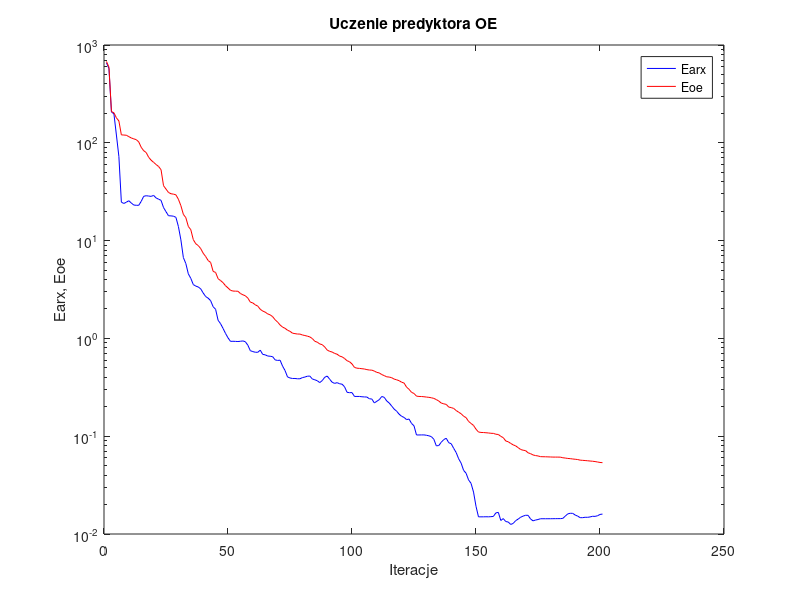
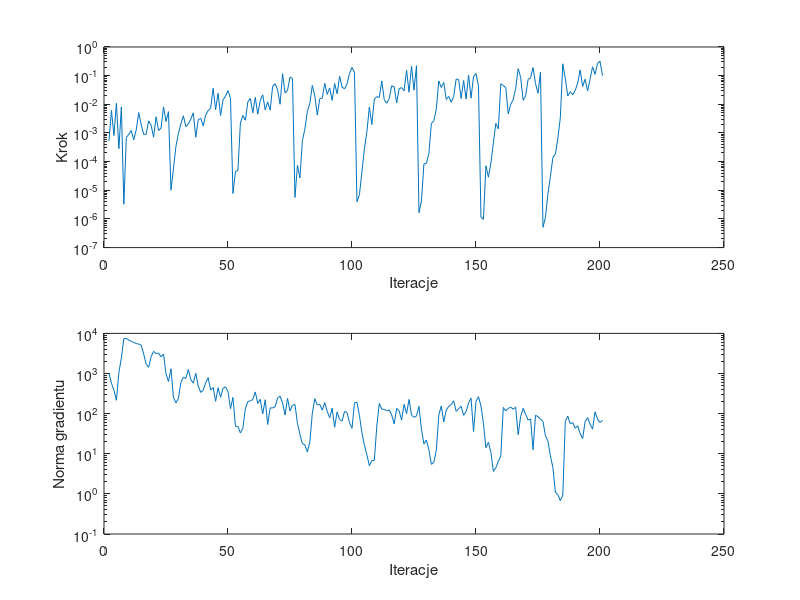

Write the MATLAB code that produced these figures, in order.
%uczenie predyktora oe
clear all;
n=0; farx(n+1)=6.571627e+002; foe(n+1)=6.785848e+002; wspucz(n+1)=0.000000e+000; ng(n+1)=0.000000e+000;
%odnowa zmiennej metryki
n=1; farx(n+1)=5.734753e+002; foe(n+1)=5.936772e+002; krok(n+1)=5.228189e-004; ng(n+1)=1.014956e+003;
n=2; farx(n+1)=2.067581e+002; foe(n+1)=2.090785e+002; krok(n+1)=6.099924e-003; ng(n+1)=5.767023e+002;
n=3; farx(n+1)=1.977395e+002; foe(n+1)=2.026070e+002; krok(n+1)=8.058731e-004; ng(n+1)=3.819039e+002;
n=4; farx(n+1)=1.201037e+002; foe(n+1)=1.799454e+002; krok(n+1)=1.086709e-002; ng(n+1)=2.149347e+002;
n=5; farx(n+1)=7.240802e+001; foe(n+1)=1.672434e+002; krok(n+1)=2.828298e-004; ng(n+1)=1.064449e+003;
n=6; farx(n+1)=2.470900e+001; foe(n+1)=1.205349e+002; krok(n+1)=8.101269e-003; ng(n+1)=2.431799e+003;
n=7; farx(n+1)=2.398377e+001; foe(n+1)=1.200654e+002; krok(n+1)=3.260848e-006; ng(n+1)=7.372367e+003;
n=8; farx(n+1)=2.468991e+001; foe(n+1)=1.194790e+002; krok(n+1)=6.946998e-004; ng(n+1)=7.499746e+003;
n=9; farx(n+1)=2.556615e+001; foe(n+1)=1.156242e+002; krok(n+1)=8.921492e-004; ng(n+1)=6.797162e+003;
n=10; farx(n+1)=2.424547e+001; foe(n+1)=1.120867e+002; krok(n+1)=1.211265e-003; ng(n+1)=6.328467e+003;
n=11; farx(n+1)=2.310493e+001; foe(n+1)=1.097154e+002; krok(n+1)=5.792497e-004; ng(n+1)=5.937908e+003;
n=12; farx(n+1)=2.297183e+001; foe(n+1)=1.077092e+002; krok(n+1)=1.284763e-003; ng(n+1)=5.587842e+003;
n=13; farx(n+1)=2.294282e+001; foe(n+1)=1.022244e+002; krok(n+1)=5.167850e-003; ng(n+1)=5.422506e+003;
n=14; farx(n+1)=2.518573e+001; foe(n+1)=8.999526e+001; krok(n+1)=1.940831e-003; ng(n+1)=5.083412e+003;
n=15; farx(n+1)=2.837580e+001; foe(n+1)=8.297543e+001; krok(n+1)=8.898758e-004; ng(n+1)=3.055154e+003;
n=16; farx(n+1)=2.876189e+001; foe(n+1)=7.959532e+001; krok(n+1)=9.064776e-004; ng(n+1)=1.693687e+003;
n=17; farx(n+1)=2.855204e+001; foe(n+1)=7.116586e+001; krok(n+1)=2.651602e-003; ng(n+1)=1.432203e+003;
n=18; farx(n+1)=2.832334e+001; foe(n+1)=6.638961e+001; krok(n+1)=1.852419e-003; ng(n+1)=2.628082e+003;
n=19; farx(n+1)=2.898192e+001; foe(n+1)=6.313278e+001; krok(n+1)=7.138862e-004; ng(n+1)=3.556150e+003;
n=20; farx(n+1)=2.732213e+001; foe(n+1)=5.998235e+001; krok(n+1)=3.683227e-003; ng(n+1)=3.142848e+003;
n=21; farx(n+1)=2.652165e+001; foe(n+1)=5.725372e+001; krok(n+1)=1.220049e-003; ng(n+1)=3.238800e+003;
n=22; farx(n+1)=2.581321e+001; foe(n+1)=5.310369e+001; krok(n+1)=1.471967e-003; ng(n+1)=2.608999e+003;
n=23; farx(n+1)=2.177271e+001; foe(n+1)=3.644922e+001; krok(n+1)=8.130648e-003; ng(n+1)=3.064701e+003;
n=24; farx(n+1)=1.975665e+001; foe(n+1)=3.363980e+001; krok(n+1)=2.521493e-003; ng(n+1)=9.769154e+002;
n=25; farx(n+1)=1.795882e+001; foe(n+1)=3.106845e+001; krok(n+1)=5.548179e-003; ng(n+1)=6.297982e+002;
%odnowa zmiennej metryki
n=26; farx(n+1)=1.789736e+001; foe(n+1)=3.013650e+001; krok(n+1)=1.008355e-005; ng(n+1)=1.316986e+003;
n=27; farx(n+1)=1.777335e+001; foe(n+1)=2.986283e+001; krok(n+1)=5.665485e-005; ng(n+1)=2.567152e+002;
n=28; farx(n+1)=1.729447e+001; foe(n+1)=2.936396e+001; krok(n+1)=3.395966e-004; ng(n+1)=1.847068e+002;
n=29; farx(n+1)=1.392649e+001; foe(n+1)=2.646777e+001; krok(n+1)=9.640930e-004; ng(n+1)=2.389505e+002;
n=30; farx(n+1)=1.018237e+001; foe(n+1)=2.276043e+001; krok(n+1)=2.092139e-003; ng(n+1)=6.008063e+002;
n=31; farx(n+1)=6.710251e+000; foe(n+1)=1.855345e+001; krok(n+1)=3.985480e-003; ng(n+1)=8.133074e+002;
n=32; farx(n+1)=5.823643e+000; foe(n+1)=1.716060e+001; krok(n+1)=1.651908e-003; ng(n+1)=7.506139e+002;
n=33; farx(n+1)=4.573069e+000; foe(n+1)=1.395735e+001; krok(n+1)=2.075244e-003; ng(n+1)=1.261638e+003;
n=34; farx(n+1)=4.109722e+000; foe(n+1)=1.292409e+001; krok(n+1)=3.023106e-003; ng(n+1)=7.058214e+002;
n=35; farx(n+1)=3.553403e+000; foe(n+1)=1.023872e+001; krok(n+1)=5.038654e-003; ng(n+1)=5.752634e+002;
n=36; farx(n+1)=3.425117e+000; foe(n+1)=9.283320e+000; krok(n+1)=7.101242e-004; ng(n+1)=1.009482e+003;
n=37; farx(n+1)=3.357393e+000; foe(n+1)=8.897594e+000; krok(n+1)=2.909519e-003; ng(n+1)=4.853840e+002;
n=38; farx(n+1)=3.209244e+000; foe(n+1)=8.275749e+000; krok(n+1)=3.263302e-003; ng(n+1)=3.388154e+002;
n=39; farx(n+1)=2.913523e+000; foe(n+1)=7.425796e+000; krok(n+1)=1.772228e-003; ng(n+1)=3.854720e+002;
n=40; farx(n+1)=2.678308e+000; foe(n+1)=6.872845e+000; krok(n+1)=4.201739e-003; ng(n+1)=5.860758e+002;
n=41; farx(n+1)=2.578400e+000; foe(n+1)=6.250074e+000; krok(n+1)=6.065270e-003; ng(n+1)=7.941223e+002;
n=42; farx(n+1)=2.430002e+000; foe(n+1)=5.978447e+000; krok(n+1)=7.314625e-003; ng(n+1)=3.870043e+002;
n=43; farx(n+1)=2.109197e+000; foe(n+1)=4.845243e+000; krok(n+1)=3.631321e-002; ng(n+1)=4.502855e+002;
n=44; farx(n+1)=1.984002e+000; foe(n+1)=4.725406e+000; krok(n+1)=6.480489e-003; ng(n+1)=2.031724e+002;
n=45; farx(n+1)=1.532868e+000; foe(n+1)=4.078790e+000; krok(n+1)=2.440235e-002; ng(n+1)=4.430110e+002;
n=46; farx(n+1)=1.413923e+000; foe(n+1)=3.902533e+000; krok(n+1)=4.054150e-003; ng(n+1)=2.551748e+002;
n=47; farx(n+1)=1.265412e+000; foe(n+1)=3.714801e+000; krok(n+1)=1.433719e-002; ng(n+1)=4.288558e+002;
n=48; farx(n+1)=1.124143e+000; foe(n+1)=3.456179e+000; krok(n+1)=1.941426e-002; ng(n+1)=4.648208e+002;
n=49; farx(n+1)=1.013790e+000; foe(n+1)=3.281271e+000; krok(n+1)=3.022871e-002; ng(n+1)=3.527842e+002;
n=50; farx(n+1)=9.327778e-001; foe(n+1)=3.103616e+000; krok(n+1)=1.605804e-002; ng(n+1)=1.331142e+002;
%odnowa zmiennej metryki
n=51; farx(n+1)=9.346479e-001; foe(n+1)=3.048333e+000; krok(n+1)=7.698578e-006; ng(n+1)=2.531095e+002;
n=52; farx(n+1)=9.321516e-001; foe(n+1)=3.041128e+000; krok(n+1)=4.506169e-005; ng(n+1)=4.814424e+001;
n=53; farx(n+1)=9.293303e-001; foe(n+1)=3.034778e+000; krok(n+1)=4.963293e-005; ng(n+1)=4.825689e+001;
n=54; farx(n+1)=9.344525e-001; foe(n+1)=2.877935e+000; krok(n+1)=2.213894e-003; ng(n+1)=3.292701e+001;
n=55; farx(n+1)=9.428157e-001; foe(n+1)=2.793106e+000; krok(n+1)=4.080593e-003; ng(n+1)=4.368290e+001;
n=56; farx(n+1)=9.240764e-001; foe(n+1)=2.727279e+000; krok(n+1)=2.778799e-003; ng(n+1)=1.320145e+002;
n=57; farx(n+1)=8.520305e-001; foe(n+1)=2.583317e+000; krok(n+1)=1.226153e-002; ng(n+1)=2.002160e+002;
n=58; farx(n+1)=7.493393e-001; foe(n+1)=2.349588e+000; krok(n+1)=1.596372e-002; ng(n+1)=2.082097e+002;
n=59; farx(n+1)=7.331146e-001; foe(n+1)=2.305712e+000; krok(n+1)=5.062842e-003; ng(n+1)=2.242906e+002;
n=60; farx(n+1)=7.221544e-001; foe(n+1)=2.204909e+000; krok(n+1)=1.740861e-002; ng(n+1)=3.477505e+002;
n=61; farx(n+1)=7.207871e-001; foe(n+1)=2.139115e+000; krok(n+1)=4.515039e-003; ng(n+1)=1.799058e+002;
n=62; farx(n+1)=7.584433e-001; foe(n+1)=1.985867e+000; krok(n+1)=1.376948e-002; ng(n+1)=2.279164e+002;
n=63; farx(n+1)=6.862984e-001; foe(n+1)=1.902980e+000; krok(n+1)=2.142359e-002; ng(n+1)=9.855212e+001;
n=64; farx(n+1)=6.793436e-001; foe(n+1)=1.856409e+000; krok(n+1)=6.349841e-003; ng(n+1)=2.220965e+002;
n=65; farx(n+1)=6.606414e-001; foe(n+1)=1.780578e+000; krok(n+1)=1.214548e-002; ng(n+1)=5.366852e+001;
n=66; farx(n+1)=6.570722e-001; foe(n+1)=1.741404e+000; krok(n+1)=6.256921e-003; ng(n+1)=1.387060e+002;
n=67; farx(n+1)=6.503562e-001; foe(n+1)=1.668180e+000; krok(n+1)=4.236083e-002; ng(n+1)=1.388404e+002;
n=68; farx(n+1)=6.034279e-001; foe(n+1)=1.551070e+000; krok(n+1)=5.234463e-002; ng(n+1)=1.490124e+002;
n=69; farx(n+1)=5.951439e-001; foe(n+1)=1.467889e+000; krok(n+1)=3.192743e-002; ng(n+1)=2.469119e+002;
n=70; farx(n+1)=5.987312e-001; foe(n+1)=1.372463e+000; krok(n+1)=1.004414e-002; ng(n+1)=2.719535e+002;
n=71; farx(n+1)=5.209925e-001; foe(n+1)=1.304374e+000; krok(n+1)=1.171506e-001; ng(n+1)=1.858802e+002;
n=72; farx(n+1)=4.690765e-001; foe(n+1)=1.268404e+000; krok(n+1)=2.476948e-002; ng(n+1)=9.206065e+001;
n=73; farx(n+1)=4.036852e-001; foe(n+1)=1.212369e+000; krok(n+1)=3.081734e-002; ng(n+1)=2.398711e+002;
n=74; farx(n+1)=3.938067e-001; foe(n+1)=1.180972e+000; krok(n+1)=8.877087e-002; ng(n+1)=1.169907e+002;
n=75; farx(n+1)=3.892169e-001; foe(n+1)=1.131003e+000; krok(n+1)=7.959957e-002; ng(n+1)=1.609652e+002;
%odnowa zmiennej metryki
n=76; farx(n+1)=3.892492e-001; foe(n+1)=1.119106e+000; krok(n+1)=5.637963e-006; ng(n+1)=1.695811e+002;
n=77; farx(n+1)=3.865452e-001; foe(n+1)=1.108277e+000; krok(n+1)=7.481366e-005; ng(n+1)=5.744347e+001;
n=78; farx(n+1)=3.864198e-001; foe(n+1)=1.107312e+000; krok(n+1)=2.703468e-005; ng(n+1)=3.058420e+001;
n=79; farx(n+1)=3.973656e-001; foe(n+1)=1.084589e+000; krok(n+1)=5.469456e-004; ng(n+1)=1.781955e+001;
n=80; farx(n+1)=4.025620e-001; foe(n+1)=1.069789e+000; krok(n+1)=1.353531e-003; ng(n+1)=1.684971e+001;
n=81; farx(n+1)=4.106087e-001; foe(n+1)=1.054591e+000; krok(n+1)=5.682045e-003; ng(n+1)=1.104718e+001;
n=82; farx(n+1)=4.120204e-001; foe(n+1)=1.035408e+000; krok(n+1)=1.071180e-002; ng(n+1)=1.982602e+001;
n=83; farx(n+1)=3.845453e-001; foe(n+1)=9.965465e-001; krok(n+1)=4.568872e-002; ng(n+1)=1.021516e+002;
n=84; farx(n+1)=3.774624e-001; foe(n+1)=9.346552e-001; krok(n+1)=1.971968e-002; ng(n+1)=2.360638e+002;
n=85; farx(n+1)=3.690152e-001; foe(n+1)=9.147125e-001; krok(n+1)=4.191618e-003; ng(n+1)=1.649673e+002;
n=86; farx(n+1)=3.534490e-001; foe(n+1)=8.774553e-001; krok(n+1)=1.564801e-002; ng(n+1)=1.713359e+002;
n=87; farx(n+1)=3.703161e-001; foe(n+1)=8.627895e-001; krok(n+1)=1.640492e-002; ng(n+1)=1.220558e+002;
n=88; farx(n+1)=4.004773e-001; foe(n+1)=8.171890e-001; krok(n+1)=5.397089e-002; ng(n+1)=1.886575e+002;
n=89; farx(n+1)=4.121037e-001; foe(n+1)=7.600952e-001; krok(n+1)=2.219272e-002; ng(n+1)=1.142841e+002;
n=90; farx(n+1)=3.823467e-001; foe(n+1)=7.371409e-001; krok(n+1)=3.731451e-002; ng(n+1)=7.880320e+001;
n=91; farx(n+1)=3.560284e-001; foe(n+1)=7.258317e-001; krok(n+1)=1.363820e-002; ng(n+1)=1.368140e+002;
n=92; farx(n+1)=3.468459e-001; foe(n+1)=7.019182e-001; krok(n+1)=5.285294e-002; ng(n+1)=4.562742e+001;
n=93; farx(n+1)=3.527176e-001; foe(n+1)=6.894337e-001; krok(n+1)=2.331822e-002; ng(n+1)=1.108749e+002;
n=94; farx(n+1)=3.437628e-001; foe(n+1)=6.594528e-001; krok(n+1)=9.515193e-002; ng(n+1)=7.149931e+001;
n=95; farx(n+1)=3.402560e-001; foe(n+1)=6.481404e-001; krok(n+1)=3.979978e-002; ng(n+1)=6.523397e+001;
n=96; farx(n+1)=3.199301e-001; foe(n+1)=6.230862e-001; krok(n+1)=3.450322e-002; ng(n+1)=1.144700e+002;
n=97; farx(n+1)=2.810616e-001; foe(n+1)=5.915023e-001; krok(n+1)=5.184392e-002; ng(n+1)=1.064670e+002;
n=98; farx(n+1)=2.786385e-001; foe(n+1)=5.773028e-001; krok(n+1)=1.200783e-001; ng(n+1)=5.956461e+001;
n=99; farx(n+1)=2.791967e-001; foe(n+1)=5.482753e-001; krok(n+1)=1.942977e-001; ng(n+1)=4.307321e+001;
n=100; farx(n+1)=2.549549e-001; foe(n+1)=5.051498e-001; krok(n+1)=1.284644e-001; ng(n+1)=1.862298e+002;
%odnowa zmiennej metryki
n=101; farx(n+1)=2.550435e-001; foe(n+1)=4.958960e-001; krok(n+1)=3.982079e-006; ng(n+1)=1.912220e+002;
n=102; farx(n+1)=2.549926e-001; foe(n+1)=4.935574e-001; krok(n+1)=7.058032e-006; ng(n+1)=9.028060e+001;
n=103; farx(n+1)=2.531441e-001; foe(n+1)=4.898313e-001; krok(n+1)=4.439098e-005; ng(n+1)=3.303691e+001;
n=104; farx(n+1)=2.520150e-001; foe(n+1)=4.865859e-001; krok(n+1)=2.817596e-004; ng(n+1)=1.641154e+001;
n=105; farx(n+1)=2.515871e-001; foe(n+1)=4.796183e-001; krok(n+1)=1.093891e-003; ng(n+1)=9.365048e+000;
n=106; farx(n+1)=2.413862e-001; foe(n+1)=4.749781e-001; krok(n+1)=8.017859e-003; ng(n+1)=5.035727e+000;
n=107; farx(n+1)=2.400407e-001; foe(n+1)=4.736337e-001; krok(n+1)=1.959374e-003; ng(n+1)=6.772106e+000;
n=108; farx(n+1)=2.187845e-001; foe(n+1)=4.632801e-001; krok(n+1)=1.536047e-002; ng(n+1)=6.853017e+000;
n=109; farx(n+1)=2.275517e-001; foe(n+1)=4.494583e-001; krok(n+1)=1.844475e-002; ng(n+1)=4.903509e+001;
n=110; farx(n+1)=2.362525e-001; foe(n+1)=4.437628e-001; krok(n+1)=1.748904e-002; ng(n+1)=1.802120e+002;
n=111; farx(n+1)=2.548373e-001; foe(n+1)=4.267034e-001; krok(n+1)=6.561970e-002; ng(n+1)=1.295986e+002;
n=112; farx(n+1)=2.497349e-001; foe(n+1)=4.164291e-001; krok(n+1)=1.450364e-002; ng(n+1)=1.275736e+002;
n=113; farx(n+1)=2.292230e-001; foe(n+1)=4.048122e-001; krok(n+1)=1.086709e-002; ng(n+1)=1.188047e+002;
n=114; farx(n+1)=2.185847e-001; foe(n+1)=4.024702e-001; krok(n+1)=1.586441e-002; ng(n+1)=1.233126e+002;
n=115; farx(n+1)=2.033926e-001; foe(n+1)=3.964177e-001; krok(n+1)=4.438543e-002; ng(n+1)=9.303140e+001;
n=116; farx(n+1)=1.893400e-001; foe(n+1)=3.836603e-001; krok(n+1)=4.086147e-002; ng(n+1)=5.573833e+001;
n=117; farx(n+1)=1.801366e-001; foe(n+1)=3.772507e-001; krok(n+1)=1.109636e-002; ng(n+1)=1.357191e+002;
n=118; farx(n+1)=1.679333e-001; foe(n+1)=3.693952e-001; krok(n+1)=3.500452e-002; ng(n+1)=1.178435e+002;
n=119; farx(n+1)=1.598572e-001; foe(n+1)=3.565946e-001; krok(n+1)=3.830459e-002; ng(n+1)=6.906970e+001;
n=120; farx(n+1)=1.555989e-001; foe(n+1)=3.495306e-001; krok(n+1)=2.936823e-002; ng(n+1)=1.706816e+002;
n=121; farx(n+1)=1.477354e-001; foe(n+1)=3.174852e-001; krok(n+1)=1.538927e-001; ng(n+1)=9.985015e+001;
n=122; farx(n+1)=1.497639e-001; foe(n+1)=3.016605e-001; krok(n+1)=2.643052e-002; ng(n+1)=2.259098e+002;
n=123; farx(n+1)=1.351620e-001; foe(n+1)=2.809564e-001; krok(n+1)=2.134155e-001; ng(n+1)=9.150222e+001;
n=124; farx(n+1)=1.277770e-001; foe(n+1)=2.734718e-001; krok(n+1)=3.126305e-002; ng(n+1)=8.096694e+001;
n=125; farx(n+1)=1.029387e-001; foe(n+1)=2.568696e-001; krok(n+1)=2.221265e-001; ng(n+1)=8.687782e+001;
%odnowa zmiennej metryki
n=126; farx(n+1)=1.029826e-001; foe(n+1)=2.549769e-001; krok(n+1)=1.655061e-006; ng(n+1)=1.519815e+002;
n=127; farx(n+1)=1.030422e-001; foe(n+1)=2.546560e-001; krok(n+1)=4.233048e-006; ng(n+1)=4.081556e+001;
n=128; farx(n+1)=1.031206e-001; foe(n+1)=2.532219e-001; krok(n+1)=8.312662e-005; ng(n+1)=1.747824e+001;
n=129; farx(n+1)=1.022329e-001; foe(n+1)=2.513370e-001; krok(n+1)=8.683747e-005; ng(n+1)=2.185218e+001;
n=130; farx(n+1)=1.009267e-001; foe(n+1)=2.496337e-001; krok(n+1)=1.915864e-004; ng(n+1)=1.258436e+001;
n=131; farx(n+1)=9.898424e-002; foe(n+1)=2.472204e-001; krok(n+1)=2.144917e-003; ng(n+1)=5.445464e+000;
n=132; farx(n+1)=9.307514e-002; foe(n+1)=2.435101e-001; krok(n+1)=2.660052e-003; ng(n+1)=6.105912e+000;
n=133; farx(n+1)=7.966746e-002; foe(n+1)=2.368725e-001; krok(n+1)=6.832143e-003; ng(n+1)=1.229714e+001;
n=134; farx(n+1)=8.028710e-002; foe(n+1)=2.286465e-001; krok(n+1)=6.539800e-002; ng(n+1)=9.188845e+001;
n=135; farx(n+1)=8.683816e-002; foe(n+1)=2.181793e-001; krok(n+1)=3.850210e-002; ng(n+1)=1.554818e+002;
n=136; farx(n+1)=9.231043e-002; foe(n+1)=2.142838e-001; krok(n+1)=5.801457e-002; ng(n+1)=6.194837e+001;
n=137; farx(n+1)=9.532440e-002; foe(n+1)=2.114657e-001; krok(n+1)=1.477175e-002; ng(n+1)=1.226391e+002;
n=138; farx(n+1)=8.579498e-002; foe(n+1)=1.985465e-001; krok(n+1)=1.881905e-002; ng(n+1)=1.522198e+002;
n=139; farx(n+1)=8.373827e-002; foe(n+1)=1.961603e-001; krok(n+1)=1.181377e-002; ng(n+1)=1.667913e+002;
n=140; farx(n+1)=7.518868e-002; foe(n+1)=1.922773e-001; krok(n+1)=1.861441e-002; ng(n+1)=2.090913e+002;
n=141; farx(n+1)=6.807550e-002; foe(n+1)=1.830645e-001; krok(n+1)=7.641651e-002; ng(n+1)=1.139586e+002;
n=142; farx(n+1)=5.882357e-002; foe(n+1)=1.759623e-001; krok(n+1)=7.301859e-002; ng(n+1)=1.319652e+002;
n=143; farx(n+1)=5.302874e-002; foe(n+1)=1.696405e-001; krok(n+1)=1.589439e-002; ng(n+1)=1.530738e+002;
n=144; farx(n+1)=4.476047e-002; foe(n+1)=1.601140e-001; krok(n+1)=6.774452e-002; ng(n+1)=9.065657e+001;
n=145; farx(n+1)=4.180422e-002; foe(n+1)=1.548304e-001; krok(n+1)=1.525498e-002; ng(n+1)=1.130713e+002;
n=146; farx(n+1)=3.575308e-002; foe(n+1)=1.417292e-001; krok(n+1)=1.036878e-001; ng(n+1)=1.829045e+002;
n=147; farx(n+1)=3.295815e-002; foe(n+1)=1.349985e-001; krok(n+1)=1.650423e-002; ng(n+1)=2.436751e+002;
n=148; farx(n+1)=2.684515e-002; foe(n+1)=1.288836e-001; krok(n+1)=9.358032e-002; ng(n+1)=3.578342e+001;
n=149; farx(n+1)=1.919655e-002; foe(n+1)=1.179537e-001; krok(n+1)=1.196783e-001; ng(n+1)=2.010181e+002;
n=150; farx(n+1)=1.497881e-002; foe(n+1)=1.103986e-001; krok(n+1)=4.294671e-002; ng(n+1)=2.648349e+002;
%odnowa zmiennej metryki
n=151; farx(n+1)=1.498171e-002; foe(n+1)=1.092462e-001; krok(n+1)=1.140693e-006; ng(n+1)=1.547992e+002;
n=152; farx(n+1)=1.498490e-002; foe(n+1)=1.090495e-001; krok(n+1)=9.701163e-007; ng(n+1)=5.608890e+001;
n=153; farx(n+1)=1.500986e-002; foe(n+1)=1.084920e-001; krok(n+1)=7.168025e-005; ng(n+1)=1.407984e+001;
n=154; farx(n+1)=1.498500e-002; foe(n+1)=1.079428e-001; krok(n+1)=2.867992e-005; ng(n+1)=1.930411e+001;
n=155; farx(n+1)=1.504315e-002; foe(n+1)=1.071181e-001; krok(n+1)=8.923578e-005; ng(n+1)=1.087199e+001;
n=156; farx(n+1)=1.512253e-002; foe(n+1)=1.068611e-001; krok(n+1)=4.532388e-004; ng(n+1)=3.619601e+000;
n=157; farx(n+1)=1.643400e-002; foe(n+1)=1.047414e-001; krok(n+1)=2.156451e-003; ng(n+1)=4.476671e+000;
n=158; farx(n+1)=1.664945e-002; foe(n+1)=1.041591e-001; krok(n+1)=1.387045e-003; ng(n+1)=6.509314e+000;
n=159; farx(n+1)=1.375316e-002; foe(n+1)=9.965203e-002; krok(n+1)=5.234463e-002; ng(n+1)=8.814018e+000;
n=160; farx(n+1)=1.437341e-002; foe(n+1)=9.661034e-002; krok(n+1)=4.486659e-002; ng(n+1)=1.426231e+002;
n=161; farx(n+1)=1.340648e-002; foe(n+1)=8.933630e-002; krok(n+1)=3.809184e-002; ng(n+1)=1.167194e+002;
n=162; farx(n+1)=1.326459e-002; foe(n+1)=8.774183e-002; krok(n+1)=4.615931e-003; ng(n+1)=1.343441e+002;
n=163; farx(n+1)=1.252262e-002; foe(n+1)=8.433333e-002; krok(n+1)=1.000091e-002; ng(n+1)=1.458913e+002;
n=164; farx(n+1)=1.283332e-002; foe(n+1)=8.156455e-002; krok(n+1)=1.448480e-002; ng(n+1)=1.289750e+002;
n=165; farx(n+1)=1.370239e-002; foe(n+1)=7.960116e-002; krok(n+1)=3.618094e-002; ng(n+1)=1.444745e+002;
n=166; farx(n+1)=1.420452e-002; foe(n+1)=7.638478e-002; krok(n+1)=1.755320e-001; ng(n+1)=2.972804e+001;
n=167; farx(n+1)=1.484434e-002; foe(n+1)=7.314387e-002; krok(n+1)=8.776600e-002; ng(n+1)=8.506879e+001;
n=168; farx(n+1)=1.523524e-002; foe(n+1)=7.190691e-002; krok(n+1)=1.390246e-002; ng(n+1)=1.357491e+002;
n=169; farx(n+1)=1.554695e-002; foe(n+1)=7.119507e-002; krok(n+1)=1.931884e-002; ng(n+1)=9.767812e+001;
n=170; farx(n+1)=1.551822e-002; foe(n+1)=6.764900e-002; krok(n+1)=7.398460e-002; ng(n+1)=6.884416e+001;
n=171; farx(n+1)=1.424689e-002; foe(n+1)=6.629975e-002; krok(n+1)=8.470464e-002; ng(n+1)=7.387374e+001;
n=172; farx(n+1)=1.362869e-002; foe(n+1)=6.431071e-002; krok(n+1)=1.909506e-001; ng(n+1)=1.260128e+001;
n=173; farx(n+1)=1.389053e-002; foe(n+1)=6.339328e-002; krok(n+1)=5.266571e-002; ng(n+1)=9.172765e+001;
n=174; farx(n+1)=1.406517e-002; foe(n+1)=6.281191e-002; krok(n+1)=2.429096e-002; ng(n+1)=8.337554e+001;
n=175; farx(n+1)=1.432412e-002; foe(n+1)=6.181688e-002; krok(n+1)=1.312394e-001; ng(n+1)=7.308925e+001;
%odnowa zmiennej metryki
n=176; farx(n+1)=1.432394e-002; foe(n+1)=6.167173e-002; krok(n+1)=5.102732e-007; ng(n+1)=6.446390e+001;
n=177; farx(n+1)=1.432450e-002; foe(n+1)=6.160752e-002; krok(n+1)=1.126834e-006; ng(n+1)=2.790021e+001;
n=178; farx(n+1)=1.432613e-002; foe(n+1)=6.146525e-002; krok(n+1)=7.635955e-006; ng(n+1)=2.086291e+001;
n=179; farx(n+1)=1.432783e-002; foe(n+1)=6.132600e-002; krok(n+1)=2.993183e-005; ng(n+1)=8.850269e+000;
n=180; farx(n+1)=1.434062e-002; foe(n+1)=6.116660e-002; krok(n+1)=1.410950e-004; ng(n+1)=4.554991e+000;
n=181; farx(n+1)=1.435201e-002; foe(n+1)=6.115559e-002; krok(n+1)=1.802468e-004; ng(n+1)=1.102801e+000;
n=182; farx(n+1)=1.436066e-002; foe(n+1)=6.113220e-002; krok(n+1)=6.467102e-004; ng(n+1)=9.622720e-001;
n=183; farx(n+1)=1.436121e-002; foe(n+1)=6.106929e-002; krok(n+1)=3.416397e-003; ng(n+1)=6.795449e-001;
n=184; farx(n+1)=1.444037e-002; foe(n+1)=6.022793e-002; krok(n+1)=2.590696e-001; ng(n+1)=9.366005e-001;
n=185; farx(n+1)=1.523697e-002; foe(n+1)=5.979421e-002; krok(n+1)=8.035594e-002; ng(n+1)=6.407404e+001;
n=186; farx(n+1)=1.605804e-002; foe(n+1)=5.923950e-002; krok(n+1)=1.975379e-002; ng(n+1)=8.700650e+001;
n=187; farx(n+1)=1.629548e-002; foe(n+1)=5.896384e-002; krok(n+1)=2.753897e-002; ng(n+1)=5.582389e+001;
n=188; farx(n+1)=1.626009e-002; foe(n+1)=5.848570e-002; krok(n+1)=2.156300e-002; ng(n+1)=6.018854e+001;
n=189; farx(n+1)=1.562247e-002; foe(n+1)=5.811689e-002; krok(n+1)=3.034189e-002; ng(n+1)=4.308215e+001;
n=190; farx(n+1)=1.524290e-002; foe(n+1)=5.772083e-002; krok(n+1)=5.507794e-002; ng(n+1)=5.006816e+001;
n=191; farx(n+1)=1.468894e-002; foe(n+1)=5.691135e-002; krok(n+1)=1.591991e-001; ng(n+1)=3.165380e+001;
n=192; farx(n+1)=1.469213e-002; foe(n+1)=5.664695e-002; krok(n+1)=4.194258e-002; ng(n+1)=2.385823e+001;
n=193; farx(n+1)=1.483058e-002; foe(n+1)=5.638934e-002; krok(n+1)=7.514923e-002; ng(n+1)=6.372507e+001;
n=194; farx(n+1)=1.481030e-002; foe(n+1)=5.609201e-002; krok(n+1)=2.900728e-002; ng(n+1)=7.930379e+001;
n=195; farx(n+1)=1.494378e-002; foe(n+1)=5.575784e-002; krok(n+1)=7.557928e-002; ng(n+1)=5.470921e+001;
n=196; farx(n+1)=1.518148e-002; foe(n+1)=5.546113e-002; krok(n+1)=2.031949e-001; ng(n+1)=4.121246e+001;
n=197; farx(n+1)=1.514142e-002; foe(n+1)=5.506793e-002; krok(n+1)=1.104861e-001; ng(n+1)=1.108496e+002;
n=198; farx(n+1)=1.536307e-002; foe(n+1)=5.448724e-002; krok(n+1)=2.658984e-001; ng(n+1)=7.313329e+001;
n=199; farx(n+1)=1.584798e-002; foe(n+1)=5.390510e-002; krok(n+1)=3.200292e-001; ng(n+1)=6.026468e+001;
n=200; farx(n+1)=1.599052e-002; foe(n+1)=5.362909e-002; krok(n+1)=1.001107e-001; ng(n+1)=6.762240e+001;

figure; semilogy(farx,'b'); hold on; semilogy(foe,'r'); xlabel('Iteracje'); ylabel('Earx, Eoe'); legend('Earx','Eoe'); title('Uczenie predyktora OE');
figure; subplot(2,1,1); semilogy(krok); xlabel('Iteracje'); ylabel('Krok');
subplot(2,1,2); semilogy(ng); xlabel('Iteracje'); ylabel('Norma gradientu');
Earx=farx(n+1)
Eoe=foe(n+1)
